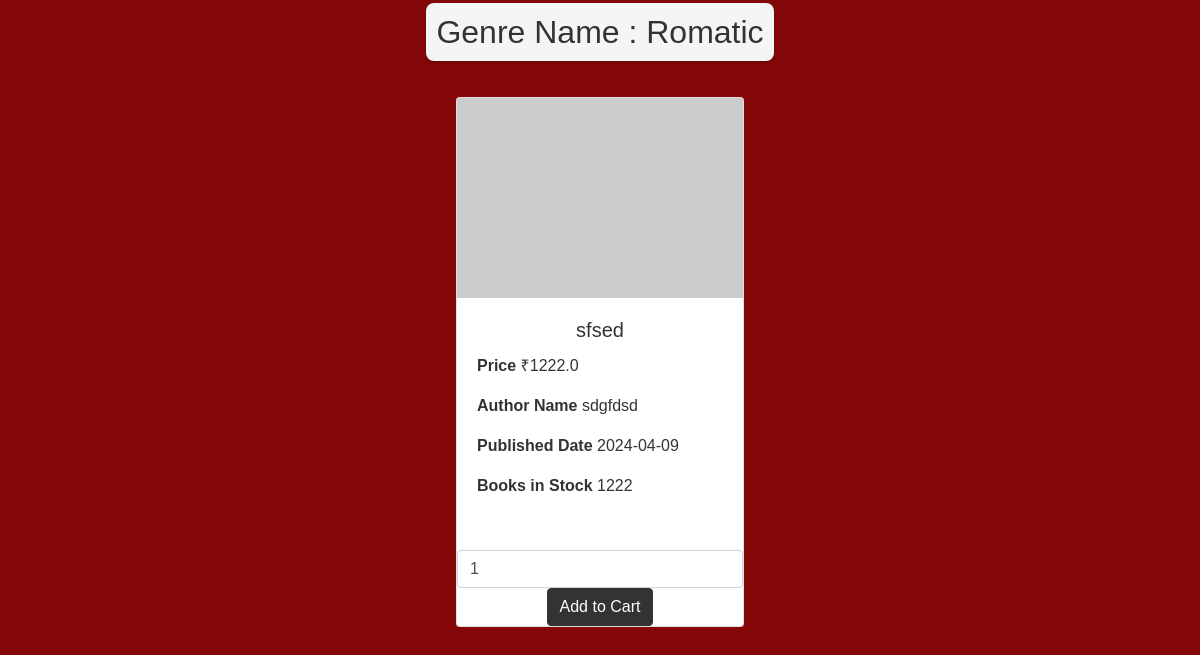
Before: / (lower part) with the older database file.
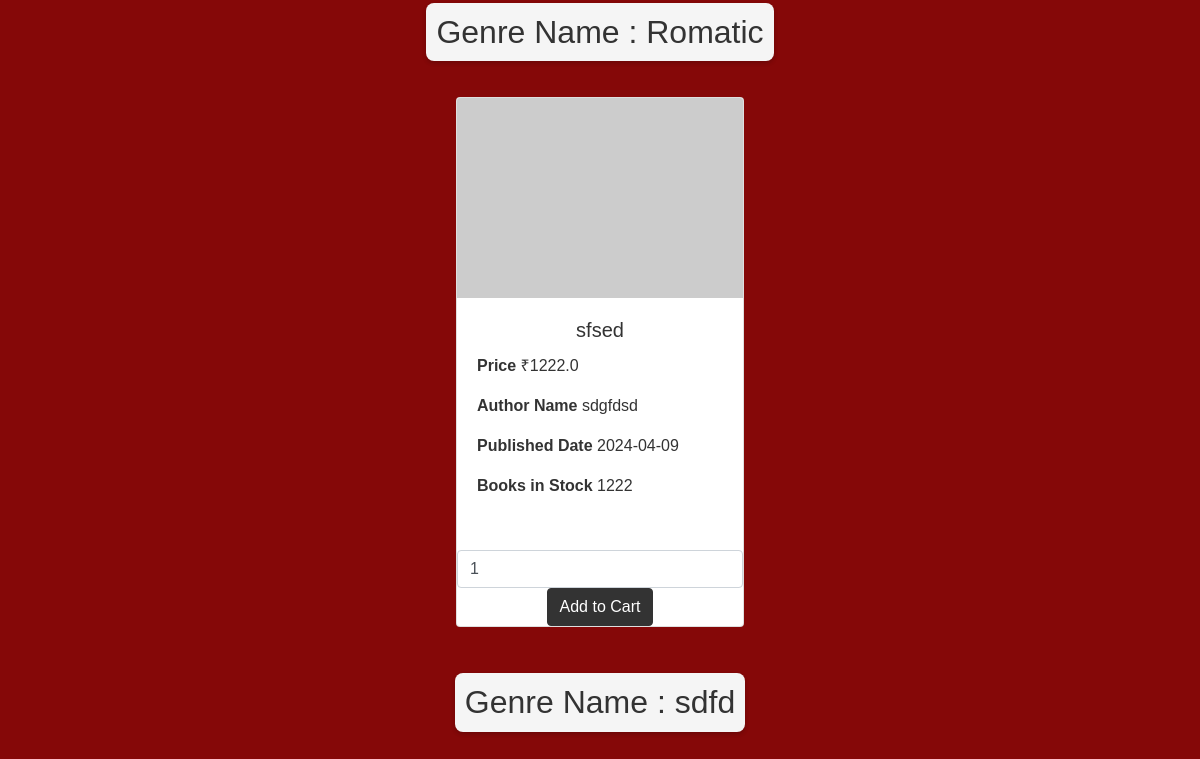
After: the same page with the newer database file.
### models.py (models this page shows)
class Genre(db.Model):
    id=db.Column(db.Integer,primary_key=True)
    genrename=db.Column(db.String(32),unique=True)
    books=db.relationship('Book',backref='genre' ,lazy='dynamic',cascade='all,delete-orphan')#lazy here we use bz when i will acces then give it not everytime

class Book(db.Model):
    id=db.Column(db.Integer,primary_key=True)
    title=db.Column(db.String(100),nullable=False)
    author=db.Column(db.String(30))
    booksnum=db.Column(db.BigInteger,nullable=True)
    price=db.Column(db.Float,nullable=False)
    genre_id=db.Column(db.Integer,db.ForeignKey("genre.id"),nullable=False)
    content = db.Column(db.Text)  # Book content
    feedbacks = db.relationship('Feedback', backref='book', lazy=True)
    pubdate=db.Column(db.Date,nullable=False)
    carts=db.relationship("Cart",backref='book',lazy='dynamic',cascade='all,delete-orphan')
    orders=db.relationship("Order",backref='book',lazy='dynamic',cascade='all,delete-orphan')

### routes.py (the view)
@app.route('/')
def index():
    if 'user_id' in session:
        user = User.query.get(session['user_id'])
        if user and user.is_admin:
            return render_template('admin.html')
    genres = Genre.query.all()
    parameter=request.args.get('genre')
    query=request.args.get('query')
    return render_template('index.html', genres=genres)

### templates/index.html (shortened to what this page needs)
<!DOCTYPE html>
<html lang="en">
<head>
    <link rel="stylesheet" href="https://stackpath.bootstrapcdn.com/bootstrap/4.5.2/css/bootstrap.min.css">
</head>
<body>
<div class="container">
<div class="container genres_list">
    {% for genre in genres %}
        <div class="genre-box">
            <h2 class="genre-name">Genre Name : {{ genre.genrename }}</h2>
            <div class="book d-flex flex-wrap justify-content-center">
                {% for book in genre.books %}
                    <div class="card">
                        <img src="https://picsum.photos/200/200" class="card-img-top" alt="{{ book.title }}">
                        <div class="card-body">
                            <h5 class="card-title">{{ book.title }}</h5>
                            <p class="card-text">
                                <strong>Price</strong>
                                &#8377;{{ book.price }}</p>
                            <p class="card-text">
                                <strong>Author Name</strong>
                                {{ book.author }}</p>
                            <p class="card-text">
                                <strong>Published Date</strong>
                                {{ book.pubdate.strftime('%Y-%m-%d') }}</p>
                            <p class="card-text">
                                <strong>Books in Stock</strong>
                                 {{ book.booksnum }}</p>
                        </div>
                        <div class="booksnum_number">
                            <form action="{{url_for('add_to_cart',book_id=book.id)}}"
                            method="post"
                            class="form">
                            <label for="booksnum">Books in Stock</label>
                            <input class="form-control"
                             type="numbers" name="booksnum"
                             id="booksnum"
                             min="1"
                             max="{{book.booksnum}}" value="1">
                             <button type="submit" class="btn btn-success">Add to Cart</button>
                            </form>
                        </div>
                    </div>
                {% endfor %}
            </div>
        </div>
    {% endfor %}
</div>
</body>
</html>

### templates/index.html (style rules this page uses)
body { margin: 0; font-family: Arial, sans-serif; background-color: #850808; color: #fff; padding-top: 70px; }
.genre-box { margin-bottom: 30px; text-align: center; }
.genre-name { background-color: #f5f5f5; color: #333; padding: 10px; margin-bottom: 20px; border-radius: 8px; display: inline-block; width: auto; box-shadow: 0 2px 4px rgba(0,0,0,.2); }
.card { margin: 1rem; width: 18rem; }
.card img { max-height: 200px; object-fit: cover; }
.card-body { background-color: #fff; color: #333; }
.card-text { text-align: left; }
.card .btn-success { background-color: #333; border-color: #333; }
.genres_list { padding-bottom: 20px; }

Changed rows visible on the page:
added Genre: genrename "sdfd"
